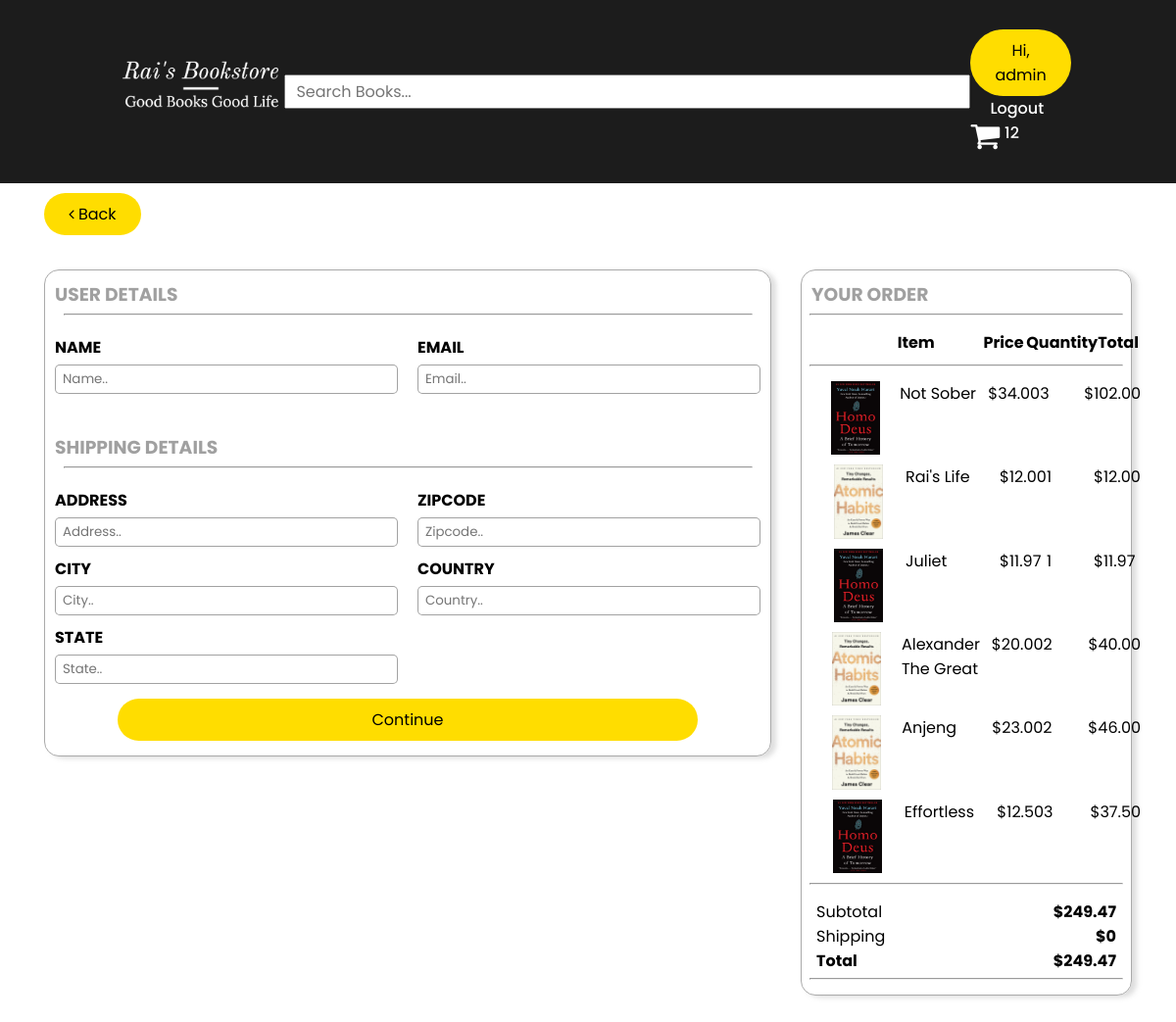
Screenshot of /checkout/ (signed in) with the database file from the repository.
### base/models.py (models this page shows, shortened)
class OrderItem(models.Model):
    book = models.ForeignKey(Book, on_delete=models.SET_NULL, blank=True, null=True)
    order = models.ForeignKey(Order, on_delete=models.SET_NULL, blank=True, null=True)
    quantity = models.PositiveIntegerField(default=0, null=True, blank=True)
    date_added = models.DateTimeField(auto_now_add=True)
    @property
    def get_total_price(self):
        return self.quantity * self.book.price

class Book(models.Model):
    title = models.CharField(null=False, max_length=200)
    author = models.CharField(null=False, max_length=200)
    publisher = models.CharField(null=False, max_length=200)
    isbn = models.CharField(null=False, max_length=200)
    itemWeight = models.PositiveIntegerField(null=False)
    dimension = models.CharField(max_length=10)
    pages = models.PositiveIntegerField(null=False)
    language = models.CharField(null=False, max_length=200)
    ratings = models.PositiveIntegerField(null=True, blank=True)
    price = models.DecimalField(null=False, decimal_places=2, max_digits=10)
    description = models.TextField(null=True, blank=True)
    image = models.ImageField(null=True)
    quantity = models.PositiveIntegerField(default=0)
    created = models.DateTimeField(auto_now_add=True)
    class Meta:
        ordering = ['-created']
    def __str__(self):
        return self.title

class Order(models.Model):
    customer = models.ForeignKey(Customer, on_delete=models.SET_NULL, blank=True, null=True)
    date_ordered = models.DateTimeField(auto_now_add=True)
    complete = models.BooleanField(default=False, null=True, blank=False)
    transaction_id = models.CharField(max_length=225, null=True)
    @property
    def get_total_price(self):
        items = self.orderitem_set.all()
        total = sum([item.get_total_price for item in items])
        return total
    @property
    def get_total_items(self):
        items = self.orderitem_set.all()
        total_items = sum([item.quantity for item in items])
        return total_items

### base/views.py (the view)
# urls.py: path('checkout/', views.checkout, name='checkout'),
@login_required(login_url='/login')
def checkout(request):
    customer = request.user.customer
    order, created = Order.objects.get_or_create(customer = customer, complete = False)
    items = order.orderitem_set.all()
    itemsCount = order.get_total_items
    context = {'items':items, 'order':order, 'itemsCount':itemsCount}
    return render(request, 'base/checkout.html', context)

### base/templates/base/checkout.html (shortened to what this page needs)
{% extends 'main.html' %}
{% block content %}
<div><a href="{% url 'cart' %}"><button class="back-to-cart"><i class="fa fa-angle-left"></i> Back</button></a></div>
<div class="checkout-container">
    <div class="checkout-box" style="flex: 1;">
        <form action="" method="post" id="form">
            <h3>USER DETAILS</h3>
            <div class="hr">
                <hr>
            </div>
            <div class="user-info">
                <div class="form-field">
                    <label for="">NAME</label>
                    <input type="text" name="name" placeholder="Name..">
                </div>
                <div class="form-field">
                    <label for="">EMAIL</label>
                    <input type="email" name="email" placeholder="Email..">
                </div>
            </div>
            <br>
            <h3>SHIPPING DETAILS</h3>
            <div class="hr">
                <hr>
            </div>
            <div class="shipping-info">
                <div>
                    <div class="form-field">
                        <label for="">ADDRESS</label>
                        <input type="text" name="address" placeholder="Address..">
                    </div>
                    <div class="form-field">
                        <label for="">CITY</label>
                        <input type="text" name="city" placeholder="City..">
                    </div>
                    <div class="form-field">
                        <label for="">STATE</label>
                        <input type="text" name="state" placeholder="State..">
                    </div>
                </div>
                <div>
                    <div class="form-field">
                        <label for="">ZIPCODE</label>
                        <input type="text" name="zipcode" placeholder="Zipcode..">
                    </div>
                    <div class="form-field">
                        <label for="">COUNTRY</label>
                        <input type="text" name="country" placeholder="Country..">
                    </div>
                </div>
            </div>
            <div class="continue-wrapper">
                <input type="submit" value="Continue" class="checkout-continue" id="form-btn">
            </div>
        </form>
    </div>
    <div class="checkout-second-container" style="flex: 1;">
        <div class="checkout-box summary">
            <h3>YOUR ORDER</h3>
            <div class="hr">
                <hr>
            </div>
            <div class="cart-row">
                <div style="flex: 2;"></div>
                <div style="flex: 2;"><strong>Item</strong></div>
                <div style="flex: 1;"><strong>Price</strong></div>
                <div style="flex: 1;"><strong>Quantity</strong></div>
                <div style="flex: 1;"><strong>Total</strong></div>
            </div>
            <div class="hr">
                <hr>
            </div>
            {% for item in items %}
            <div class="cart-row">
                <div style="flex: 2;"><img class="img-row" src="{{item.book.image.url}}" alt=""></div>
                <div style="flex: 2;">{{item.book}}</div>
                <div style="flex: 1;">${{item.book.price}}</div>
                <div style="flex: 1;" class="">
                    <div class="quantity">
                        <div>
                            <p>{{item.quantity}}</p>
                        </div>
                    </div>
                </div>
                <div style="flex: 1;">${{item.get_total_price}}</div>
            </div>
            {% endfor %}
            <div class="hr">
                <hr>
            </div>
            <div class="total-detail">
                <div class="wrapper">
                    <div class="left"><p>Subtotal</p></div>
                    <div class="right"><p>${{order.get_total_price}}</p></div>
                </div>
                <div class="wrapper">
                    <div class="left"><p>Shipping</p></div>
                    <div class="right"><p>$0</p></div>
                </div>
                <div class="wrapper">
                    <div class="left"><strong>Total</strong></div>
                    <div class="right"><p>${{order.get_total_price}}</p></div>
                </div>
            </div>
            <div class="hr">
                <hr>
            </div>
        </div>
    </div>
</div>
{% endblock %}

### templates/navbar.html
{% load static %}
<div class="navbar-container">
    <div class="logo">
        <a href="{% url 'home' %}">
            <img src="{% static "images/Rai's Bookstore-logos_white.png" %}" alt="">
        </a>
    </div>
    <div>
        <form action="" method="get">
            <input type="text" name="q" placeholder="Search Books...">
        </form>
    </div>
    <nav>
        <ul class="nav__links">
            {% if not request.user.is_authenticated %}
            <li><a href="{% url 'login' %}">Login/Register</a></li>
            {% else %}
            <a href="{% url 'user-profile' %}" class="user-button"><button>Hi, {{request.user|truncatechars:10}}</button></a>
            <li><a href="{% url 'logout' %}">Logout</a></li>
            <a href="{% url 'cart' %}" class="cart">
                <i class="fa fa-shopping-cart fa-2x" aria-hidden="true"></i>
                <p id="count">{{itemsCount}}</p>
            </a>
            {% endif %}
        </ul>
    </nav>
</div>

### static/style/style.css (style rules this page uses)
* { box-sizing: border-box; font-family: 'Poppins', sans-serif; margin: 0; padding: 0; }
.navbar-container { background-color: rgb(28, 28, 28); display: flex; justify-content: space-between; align-items: center; padding: 30px 10%; }
.navbar-container a { font-family: 'Poppins', sans-serif; font-weight: 500; font-size: 16px; color: white; text-decoration: none; }
.navbar-container input { width: 700px; height: 35px; font-family: 'Poppins', sans-serif; font-size: 16px; }
.navbar-container input[type="text"] { padding-left: 10px; }
.logo { cursor: pointer; color: white; }
.logo img { width: auto; max-height: 70px; }
.nav__links { list-style: none; }
.nav__links li { display: inline-block; padding: 0px 20px; }
.nav__links li a { transition: all 0.3 ease 0s; }
.cart { display: inline-flex; }
.cart p { margin-left: 5px; }
.user-button { overflow: hidden; text-overflow: ellipsis; }
.user-button button { padding: 9px 25px; background-color: rgba(255, 221, 0, 1); border: none; border-radius: 50px; font-size: 16px; cursor: pointer; transition: all 0.3 ease 0s; }
.cart-row { display: flex; flex-direction: row; align-items: stretch; width: 100%; margin: 10px 10px; }
.img-row { display: block; margin: auto; width: 100px; }
.quantity { display: flex; width: 90%; }
.quantity > div { flex-grow: 1; }
.checkout-container { display: flex; justify-content: space-between; padding: 20px 30px; }
.checkout-container .hr { margin-top: 5px; margin-bottom: 15px; }
.checkout-container hr { width: 95%; margin: auto; }
.checkout-box { margin: 15px; border: 1px solid rgb(170, 170, 170); border-radius: 15px; box-shadow: 5px 2px 5px rgba(170, 170, 170, 0.391); align-self: flex-start; }
.checkout-box h3 { margin-top: 10px; margin-left: 10px; font-weight: bold; color: rgba(0, 0, 0, 0.373); }
.checkout-box.summary { margin-bottom: 10px; }
.user-info { display: flex; }
.shipping-info { display: flex; }
.form-field { padding: 5px 10px; }
.form-field label { font-weight: bold; color: rgb(0, 0, 0); }
.form-field>input { width: 350px; height: 30px; border: 1px solid rgba(0, 0, 0, 0.366); border-radius: 5px; margin-top: 5px; }
.form-field>input[type="text"],[type="email"] { padding-left: 7px; }
.continue-wrapper { text-align: center; }
.checkout-continue { width: 80%; margin-top: 10px; margin-bottom: 15px; padding: 9px 25px; background-color: rgba(255, 221, 0, 1); border-style: none; border-radius: 50px; font-size: 16px; cursor: pointer; transition: all 0.3 ease 0s; }
.checkout-box.summary .img-row { width: 50px; }
.total-detail { width: 100%; padding-left: 15px; padding-right: 15px; display: inline-block; }
.total-detail .wrapper { display: flex; flex-direction: row; align-items: stretch; }
.total-detail .right { font-weight: bold; flex: 1; text-align: right; }
.back-to-cart { margin-top: 10px; margin-left: 45px; padding: 9px 25px; background-color: rgba(255, 221, 0, 1); border-style: none; border-radius: 50px; font-size: 16px; cursor: pointer; transition: all 0.3 ease 0s; }

### rows the page displays
OrderItem: book.image (picture), book "Not Sober", book.price "34.00", quantity "3", get_total_price "102.00"
OrderItem: book.image (picture), book "Rai's Life", book.price "12.00", quantity "1", get_total_price "12.00"
OrderItem: book.image (picture), book "Juliet", book.price "11.97", quantity "1", get_total_price "11.97"
OrderItem: book.image (picture), book "Alexander The Great", book.price "20.00", quantity "2", get_total_price "40.00"
OrderItem: book.image (picture), book "Anjeng", book.price "23.00", quantity "2", get_total_price "46.00"
OrderItem: book.image (picture), book "Effortless", book.price "12.50", quantity "3", get_total_price "37.50"
Order: get_total_price "249.47"

### other values shown
{{ request.user|truncatechars:10 }} "admin"
{{ itemsCount }} "12"
